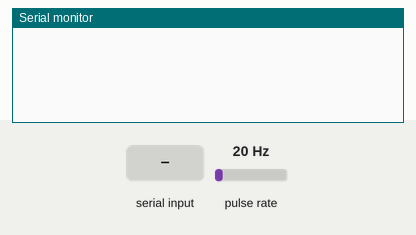
A sketch run on a simulated Arduino Uno, built with avr-gcc and run on an emulated ATmega328P. On the bench: the last lines printed to the serial monitor. Wiring (inferred from the names in the program): pulse sensor: data pin 2. Inputs (shaded band) come from the test bench; at power-on: pulse rate 20 Hz.

Above: at 1.2 s.
1.3 s: "1" received over Serial
At 2.6 s:
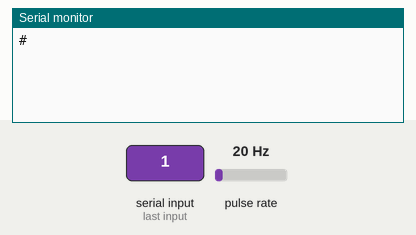
At 4.2 s:
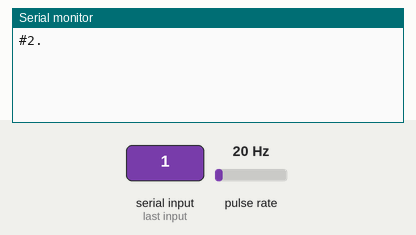

Measured:
- after the input at 1.3 s, the serial monitor: prints a new line at once (image 1)

The sketch:

medirCaudalSensor.ino
```cpp
volatile int NumPulsos; //variable para la cantidad de pulsos recibidos
int PinSensor = 2;    //Sensor conectado en el pin 2
float factor_conversion=7.5; //para convertir de frecuencia a caudal

//---Función que se ejecuta en interrupción---------------
void ContarPulsos (){
  NumPulsos++;  //incrementamos la variable de pulsos
}

//---Función para obtener frecuencia de los pulsos--------
float ObtenerFrecuencia(){
  float frecuencia;
  NumPulsos = 0;   //Ponemos a 0 el número de pulsos
  interrupts();    //Habilitamos las interrupciones
  delay(1000);   //muestra de 1 segundo
  noInterrupts(); //Desabilitamos las interrupciones
  frecuencia = NumPulsos; //Hz(pulsos por segundo)
  return frecuencia;
}

void setup(){
  Serial.begin(9600);
  while (!Serial) continue;
  pinMode(PinSensor, INPUT);
  attachInterrupt(0,ContarPulsos,RISING); //(Interrupcion 0(Pin2),funcion,Flanco de subida)
}

void loop (){
  while (!Serial.available());
  //if (Serial.available()) {
    Serial.print("#");
    String mensajeFromRaspi = Serial.readString();
    float frecuencia = ObtenerFrecuencia(); //obtenemos la Frecuencia de los pulsos en Hz
    float caudal_L_min = frecuencia/factor_conversion; //calculamos el caudal en L/min
    //-----Enviamos por el puerto serie---------------
    Serial.print(caudal_L_min);
  //}
}
```
